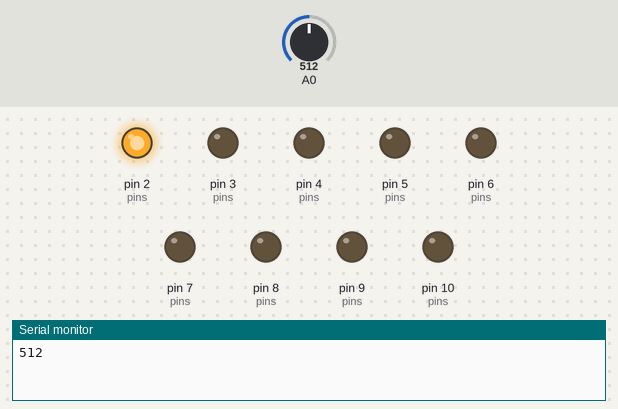
Recording of a sketch running on a simulated Arduino Uno, built with avr-gcc and run on an emulated ATmega328P. On the bench: output pins drawn as LEDs (lit = HIGH), the last lines printed to the serial monitor. The inputs (shaded band) are chosen by the test bench; at power-on: A0 = 512.

Above: at 0.2 s.
At 1.2 s:
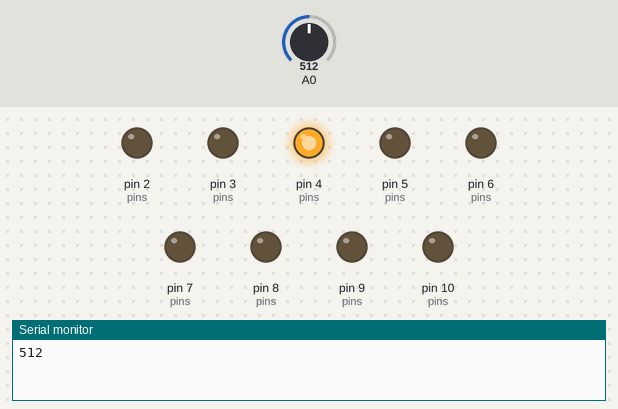
At 1.7 s:
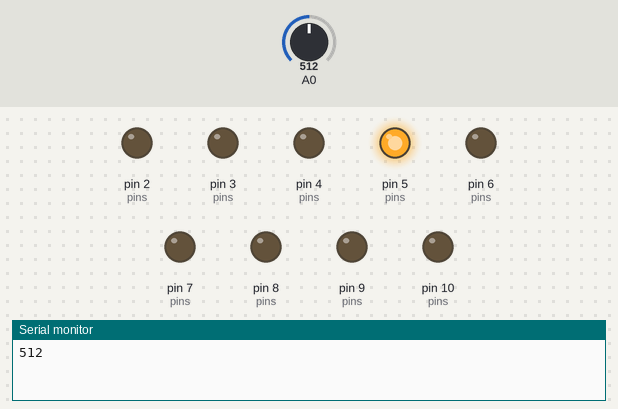
At 2.7 s:
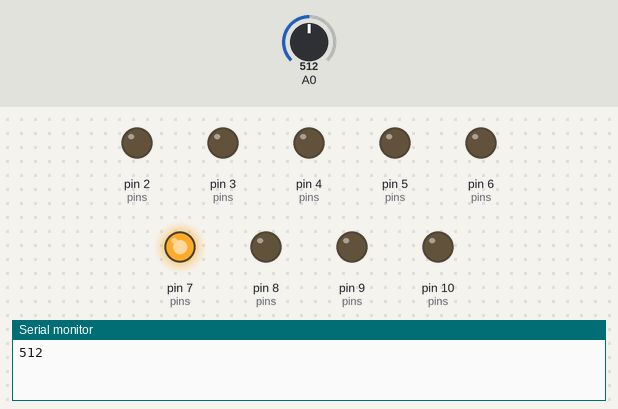
At 3.7 s:
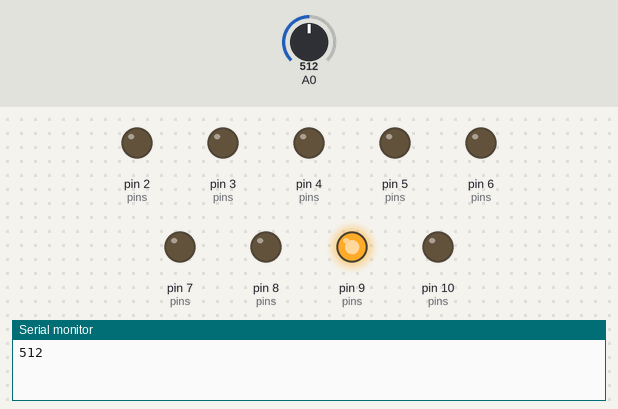
At 5.2 s:
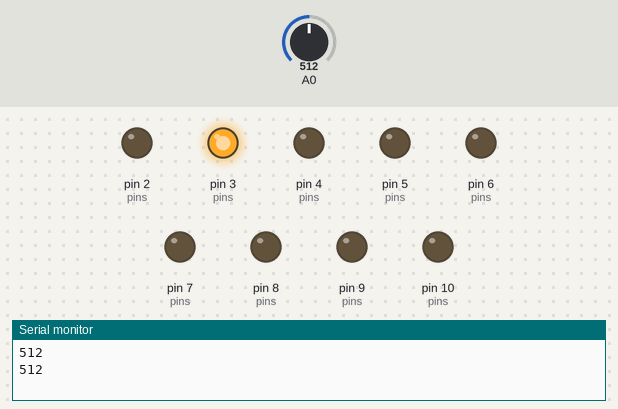
Timing chart, 0 to 5.9 s (numbered marks = the images above):
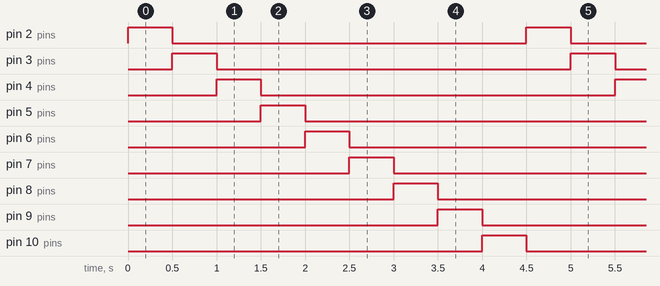

Measured:
- by itself, pin 2 (pins), pin 3 (pins), pin 4 (pins), pin 5 (pins), pin 6 (pins), pin 7 (pins), pin 8 (pins), pin 9 (pins), pin 10 (pins): alternates HIGH for 0.50 s and LOW for 4.0 s
- by itself, everything shown: repeats every 4.5 s, in 10 steps

The sketch:

test.ino
```cpp
int pins[] = {2, 3, 4, 5, 6, 7, 8, 9, 10};

void setup() {
  Serial.begin(115200);
  for(int pin : pins) pinMode(pin, OUTPUT);
}

void loop() {
  Serial.println(analogRead(A0));
  for(int pin : pins) {
    digitalWrite(pin, HIGH);
    delay(500);
    digitalWrite(pin, LOW);
  }
}
```
